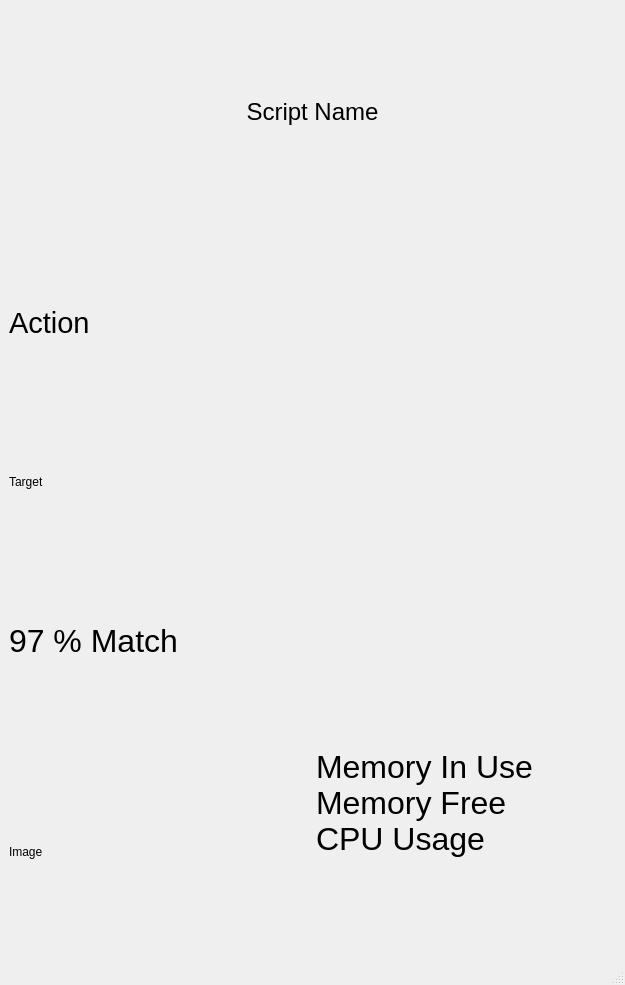
<?xml version="1.0" encoding="UTF-8"?>
<ui version="4.0">
 <class>MainWindow</class>
 <widget class="QMainWindow" name="MainWindow">
  <property name="geometry">
   <rect>
    <x>0</x>
    <y>0</y>
    <width>625</width>
    <height>985</height>
   </rect>
  </property>
  <property name="windowTitle">
   <string>MainWindow</string>
  </property>
  <widget class="QWidget" name="centralwidget">
   <layout class="QVBoxLayout" name="verticalLayout_2">
    <item>
     <layout class="QVBoxLayout" name="verticalLayout">
      <item>
       <layout class="QHBoxLayout" name="horizontalLayout">
        <item>
         <widget class="QLabel" name="label_6">
          <property name="font">
           <font>
            <pointsize>18</pointsize>
           </font>
          </property>
          <property name="text">
           <string>Script Name</string>
          </property>
          <property name="alignment">
           <set>Qt::AlignCenter</set>
          </property>
         </widget>
        </item>
       </layout>
      </item>
      <item>
       <layout class="QHBoxLayout" name="horizontalLayout_2">
        <item>
         <widget class="QLabel" name="label_5">
          <property name="font">
           <font>
            <pointsize>22</pointsize>
           </font>
          </property>
          <property name="text">
           <string>Action</string>
          </property>
         </widget>
        </item>
       </layout>
      </item>
      <item>
       <widget class="QLabel" name="label_2">
        <property name="maximumSize">
         <size>
          <width>200</width>
          <height>100</height>
         </size>
        </property>
        <property name="text">
         <string>Target</string>
        </property>
       </widget>
      </item>
      <item>
       <widget class="QLabel" name="label_3">
        <property name="font">
         <font>
          <pointsize>24</pointsize>
         </font>
        </property>
        <property name="text">
         <string>97 % Match</string>
        </property>
       </widget>
      </item>
      <item>
       <layout class="QHBoxLayout" name="horizontalLayout_3">
        <item>
         <widget class="QLabel" name="label">
          <property name="text">
           <string>Image</string>
          </property>
         </widget>
        </item>
        <item>
         <layout class="QVBoxLayout" name="verticalLayout_3">
          <item>
           <layout class="QVBoxLayout" name="verticalLayout_4">
            <property name="spacing">
             <number>0</number>
            </property>
            <item>
             <widget class="QLabel" name="label_4">
              <property name="font">
               <font>
                <pointsize>24</pointsize>
               </font>
              </property>
              <property name="text">
               <string>Memory In Use</string>
              </property>
              <property name="alignment">
               <set>Qt::AlignLeading|Qt::AlignLeft|Qt::AlignVCenter</set>
              </property>
             </widget>
            </item>
            <item>
             <widget class="QLabel" name="label_7">
              <property name="font">
               <font>
                <pointsize>24</pointsize>
               </font>
              </property>
              <property name="text">
               <string>Memory Free</string>
              </property>
              <property name="alignment">
               <set>Qt::AlignLeading|Qt::AlignLeft|Qt::AlignVCenter</set>
              </property>
             </widget>
            </item>
            <item>
             <widget class="QLabel" name="label_8">
              <property name="font">
               <font>
                <pointsize>24</pointsize>
               </font>
              </property>
              <property name="text">
               <string>CPU Usage</string>
              </property>
              <property name="alignment">
               <set>Qt::AlignLeading|Qt::AlignLeft|Qt::AlignVCenter</set>
              </property>
             </widget>
            </item>
           </layout>
          </item>
          <item>
           <widget class="QWidget" name="widget" native="true"/>
          </item>
         </layout>
        </item>
       </layout>
      </item>
     </layout>
    </item>
   </layout>
  </widget>
  <widget class="QMenuBar" name="menubar">
   <property name="geometry">
    <rect>
     <x>0</x>
     <y>0</y>
     <width>625</width>
     <height>21</height>
    </rect>
   </property>
  </widget>
  <widget class="QStatusBar" name="statusbar"/>
 </widget>
 <resources/>
 <connections/>
</ui>
